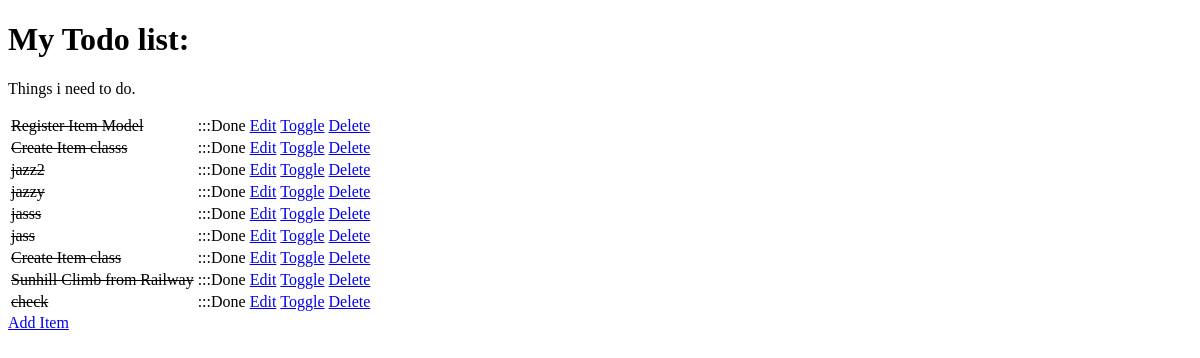
/, run on an earlier commit of the app's database.
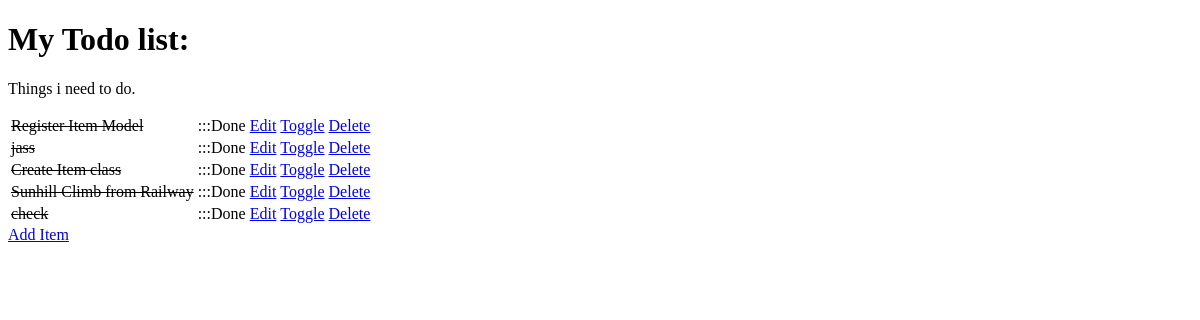
And on a later commit of the database.
### todo/models.py (models this page shows, shortened)
class Item(models.Model):
    name = models.CharField(max_length=50, null=False, blank=False)
    done = models.BooleanField(null=False, blank=False, default=False)

### todo/views.py (the view)
# urls.py: path('', views.get_todo_list, name='get_todo_list'),
def get_todo_list(request):
    items = Item.objects.all()
    context = {
        'items': items
    }
    return render(request, 'todo/todo_list.html', context)

### todo/templates/todo/todo_list.html (shortened to what this page needs)
<!DOCTYPE html>
<html lang="en">
<head>
</head>
<body>
    <h1>My Todo list:</h1>
    <p>Things i need to do.</p>
    <table>
        {% for item in items %}
        <tr>
            {% if item.done %}
            <td><strike>{{ item.name }}</strike></td>
            <td>:::Done</td>
            {% else %}
            <td>{{ item.name }}</td>
            <td>:::Not Done</td>
            {% endif %}
            <td>
                <a href="/edit/{{ item.id }}">
                    Edit
                </a>
            </td>
            <td>
                <a href="/toggle/{{ item.id }}">
                    Toggle
                </a>
            </td>
            <td>
                <a href="/delete/{{ item.id }}">
                    Delete
                </a>
            </td>
        </tr>
        {% empty %}
        <tr>
            <td>You have nothing on your list to do</td>
        </tr>
        {% endfor %}
    </table>
    <a href="\add">Add Item</a>
</body>
</html>

What changed in the data, as far as the page shows it:
removed Item: name "Create Item classs"
removed Item: name "jazz2"
removed Item: name "jazzy"
removed Item: name "jasss"
